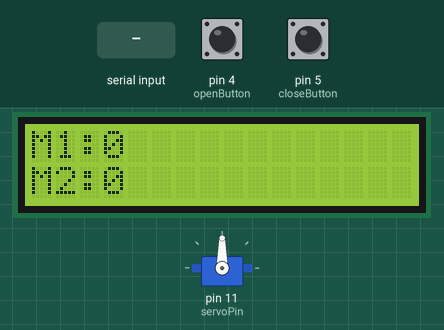
The sketch below on a simulated Arduino Uno, built with avr-gcc and run on an emulated ATmega328P. On the bench: 16×2 character LCD, servo. The test bench sets the inputs (shaded band); at power-on: pin 4 (openButton) HIGH, pin 5 (closeButton) HIGH.

Above: at 3.2 s.
3.3 s: pin 4 (openButton) pulled LOW for 0.15 s
At 4.7 s:
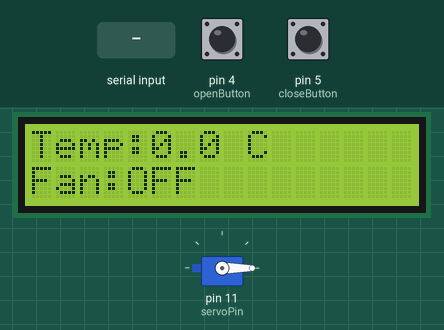
6.4 s: pin 5 (closeButton) pulled LOW for 0.15 s
At 7.1 s:
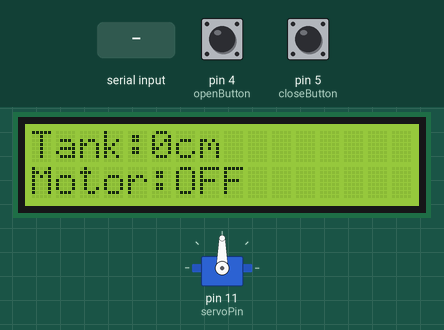
9.5 s: "90,45,200\n" received over Serial
At 10.5 s:
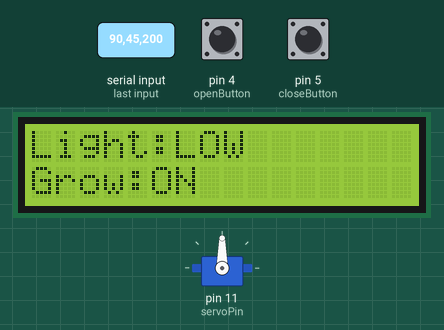
12.5 s: pin 4 (openButton) pulled LOW for 1 s
At 14.8 s:
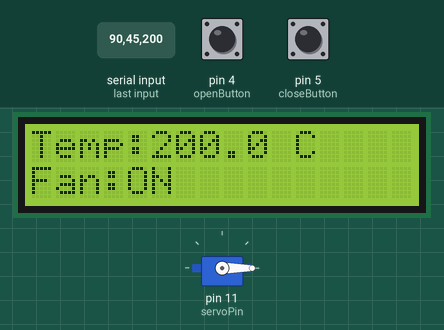
19.5 s: "30,150,10\n" received over Serial
At 23.1 s:
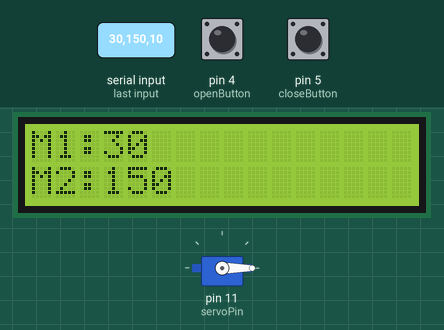
Timing chart, 0 to 23.5 s (numbered marks = the images above; inputs shaded):
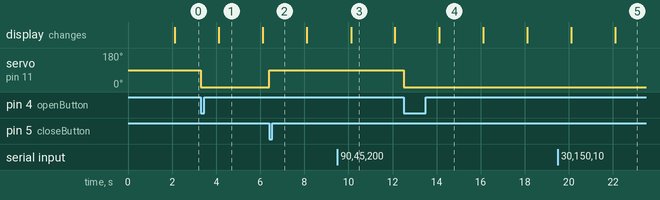

The sketch:

Arduino2_LCD_Display.ino
```cpp
#include <Wire.h>
#include <LiquidCrystal_I2C.h>
#include <Servo.h>

LiquidCrystal_I2C lcd(0x27, 16, 2);

Servo roofServo;

// =========================
// ROOF PINS
// =========================

const int openButton  = 4;
const int closeButton = 5;

const int servoPin = 11;

// =========================
// SERVO ANGLES
// =========================

const int roofOpen = 0;
const int roofClosed = 90;

// =========================
// RAIN THRESHOLD
// =========================

const int rainLimit = 600;


// =========================
// VARIABLES
// =========================

int moisture1;
int moisture2;

float temperature;

int rainValue;

bool lowLight;

long distance;

bool fillingTank;

bool pump1;
bool pump2;
bool fan;

bool roofIsClosed = true;

int screen = 0;

unsigned long previousScreenTime = 0;


// =========================
// SETUP
// =========================

void setup() {

  Serial.begin(9600);

  lcd.init();
  lcd.backlight();

  roofServo.attach(servoPin);

  pinMode(openButton, INPUT_PULLUP);
  pinMode(closeButton, INPUT_PULLUP);

  // Start roof CLOSED
  roofServo.write(roofClosed);

  lcd.clear();

  lcd.setCursor(0, 0);
  lcd.print("SMART GREENHOUSE");

  lcd.setCursor(0, 1);
  lcd.print("SYSTEM READY");

  delay(2000);

  lcd.clear();
}


// =========================
// READ DATA FROM ARDUINO 1
// =========================

void readData() {

  if (Serial.available()) {

    String data = Serial.readStringUntil('\n');

    int index = 0;

    moisture1 = data.substring(0, data.indexOf(',')).toInt();
    data.remove(0, data.indexOf(',') + 1);

    moisture2 = data.substring(0, data.indexOf(',')).toInt();
    data.remove(0, data.indexOf(',') + 1);

    temperature = data.substring(0, data.indexOf(',')).toFloat();
    data.remove(0, data.indexOf(',') + 1);

    rainValue = data.substring(0, data.indexOf(',')).toInt();
    data.remove(0, data.indexOf(',') + 1);

    lowLight = data.substring(0, data.indexOf(',')).toInt();
    data.remove(0, data.indexOf(',') + 1);

    distance = data.substring(0, data.indexOf(',')).toInt();
    data.remove(0, data.indexOf(',') + 1);

    fillingTank = data.substring(0, data.indexOf(',')).toInt();
    data.remove(0, data.indexOf(',') + 1);

    pump1 = data.substring(0, data.indexOf(',')).toInt();
    data.remove(0, data.indexOf(',') + 1);

    pump2 = data.substring(0, data.indexOf(',')).toInt();
    data.remove(0, data.indexOf(',') + 1);

    fan = data.toInt();
  }
}


// =========================
// ROOF CONTROL
// =========================

void roofControl() {

  // -------------------------
  // RAIN HAS HIGHEST PRIORITY
  // -------------------------

  if (rainValue > rainLimit) {

    roofServo.write(roofClosed);

    roofIsClosed = true;

    return;
  }


  // -------------------------
  // MANUAL OPEN
  // -------------------------

  if (digitalRead(openButton) == LOW) {

    roofServo.write(roofOpen);

    roofIsClosed = false;

    delay(300);
  }


  // -------------------------
  // MANUAL CLOSE
  // -------------------------

  if (digitalRead(closeButton) == LOW) {

    roofServo.write(roofClosed);

    roofIsClosed = true;

    delay(300);
  }
}


// =========================
// LCD SCREEN
// =========================

void showScreen() {

  lcd.clear();


  // SCREEN 1
  if (screen == 0) {

    lcd.setCursor(0, 0);
    lcd.print("M1:");
    lcd.print(moisture1);

    lcd.setCursor(0, 1);
    lcd.print("M2:");
    lcd.print(moisture2);
  }


  // SCREEN 2
  else if (screen == 1) {

    lcd.setCursor(0, 0);
    lcd.print("Temp:");
    lcd.print(temperature, 1);
    lcd.print(" C");

    lcd.setCursor(0, 1);
    lcd.print("Fan:");
    lcd.print(fan ? "ON" : "OFF");
  }


  // SCREEN 3
  else if (screen == 2) {

    lcd.setCursor(0, 0);
    lcd.print("Tank:");
    lcd.print(distance);
    lcd.print("cm");

    lcd.setCursor(0, 1);
    lcd.print("Motor:");
    lcd.print(fillingTank ? "ON" : "OFF");
  }


  // SCREEN 4
  else if (screen == 3) {

    lcd.setCursor(0, 0);

    if (rainValue > rainLimit) {
      lcd.print("RAIN DETECTED");
    }
    else {
      lcd.print("NO RAIN");
    }

    lcd.setCursor(0, 1);
    lcd.print("Roof:");
    lcd.print(roofIsClosed ? "CLOSED" : "OPEN");
  }


  // SCREEN 5
  else if (screen == 4) {

    lcd.setCursor(0, 0);

    lcd.print("Light:");
    lcd.print(lowLight ? "LOW" : "OK");

    lcd.setCursor(0, 1);

    lcd.print("Grow:");
    lcd.print(lowLight ? "ON" : "OFF");
  }
}


// =========================
// MAIN LOOP
// =========================

void loop() {

  // Receive data
  readData();


  // Control roof
  roofControl();


  // Change LCD screen
  if (millis() - previousScreenTime >= 2000) {

    previousScreenTime = millis();

    showScreen();

    screen++;

    if (screen > 4) {
      screen = 0;
    }
  }
}
```

Measured:
- after the input at 3.3 s, servo on pin 11 (servoPin): 90° → 0° at once
- after the input at 6.4 s, servo on pin 11 (servoPin): 0° → 90° at once
- after the input at 9.5 s, the display: changes after 0.62 s (image 3)
- after the input at 12.5 s, servo on pin 11 (servoPin): 90° → 0° at once
- what the display in image 1 shows lasts 2.0 s, from 4.1 s to 6.1 s
